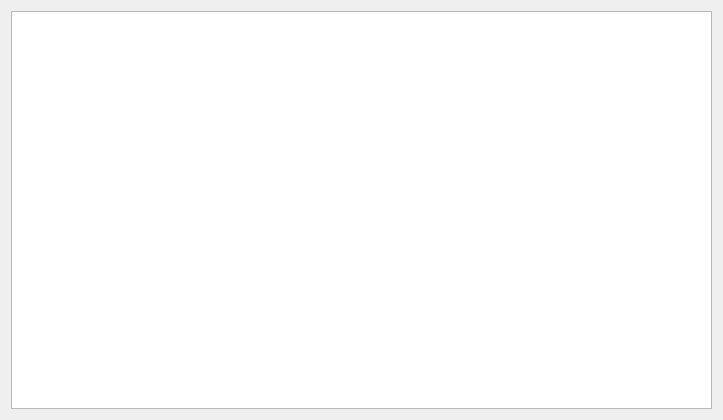
<?xml version="1.0" encoding="UTF-8"?>
<ui version="4.0">
 <class>ReleaseNote_Msg</class>
 <widget class="QWidget" name="ReleaseNote_Msg">
  <property name="geometry">
   <rect>
    <x>0</x>
    <y>0</y>
    <width>723</width>
    <height>420</height>
   </rect>
  </property>
  <property name="windowTitle">
   <string>Form</string>
  </property>
  <layout class="QGridLayout" name="gridLayout">
   <item row="0" column="0">
    <widget class="QTextBrowser" name="textBrowser"/>
   </item>
  </layout>
 </widget>
 <resources/>
 <connections/>
</ui>
